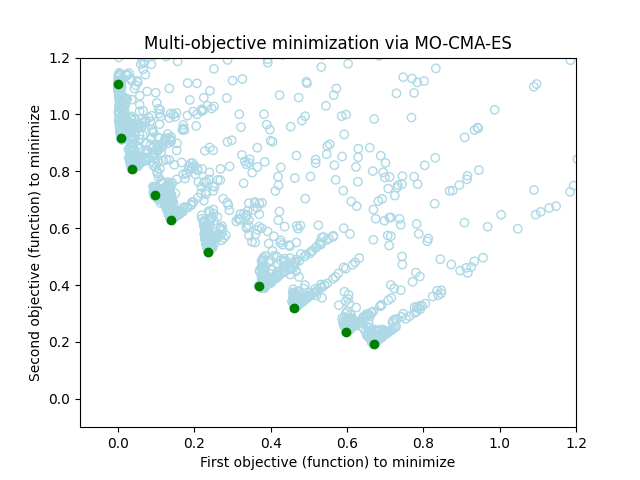

This chart was generated by the following Python code:
import numpy

from deap import algorithms
from deap import base
from deap import benchmarks
from deap.benchmarks.tools import hypervolume
from deap import cma
from deap import creator
from deap import tools

# Problem size
N = 5

# ZDT1, ZDT2, DTLZ2
MIN_BOUND = numpy.zeros(N)
MAX_BOUND = numpy.ones(N)
EPS_BOUND = 2.e-5

# Kursawe
# MIN_BOUND = numpy.zeros(N) - 5
# MAX_BOUND = numpy.zeros(N) + 5

creator.create("FitnessMin", base.Fitness, weights=(-1.0, -1.0))
creator.create("Individual", list, fitness=creator.FitnessMin)

def distance(feasible_ind, original_ind):
    """A distance function to the feasibility region."""
    return sum((f - o)**2 for f, o in zip(feasible_ind, original_ind))

def closest_feasible(individual):
    """A function returning a valid individual from an invalid one."""
    feasible_ind = numpy.array(individual)
    feasible_ind = numpy.maximum(MIN_BOUND, feasible_ind)
    feasible_ind = numpy.minimum(MAX_BOUND, feasible_ind)
    return feasible_ind

def valid(individual):
    """Determines if the individual is valid or not."""
    if any(individual < MIN_BOUND) or any(individual > MAX_BOUND):
        return False
    return True

def close_valid(individual):
    """Determines if the individual is close to valid."""
    if any(individual < MIN_BOUND-EPS_BOUND) or any(individual > MAX_BOUND+EPS_BOUND):
        return False
    return True

toolbox = base.Toolbox()
toolbox.register("evaluate", benchmarks.zdt1)
toolbox.decorate("evaluate", tools.ClosestValidPenalty(valid, closest_feasible, 1.0e+6, distance))

def main():
    # The cma module uses the numpy random number generator
    # numpy.random.seed(128)

    MU, LAMBDA = 10, 10
    NGEN = 500
    verbose = True
    create_plot = True

    # The MO-CMA-ES algorithm takes a full population as argument
    population = [creator.Individual(x) for x in (numpy.random.uniform(0, 1, (MU, N)))]

    for ind in population:
        ind.fitness.values = toolbox.evaluate(ind)

    strategy = cma.StrategyMultiObjective(population, sigma=1.0, mu=MU, lambda_=LAMBDA)
    toolbox.register("generate", strategy.generate, creator.Individual)
    toolbox.register("update", strategy.update)

    stats = tools.Statistics(lambda ind: ind.fitness.values)
    stats.register("min", numpy.min, axis=0)
    stats.register("max", numpy.max, axis=0)

    logbook = tools.Logbook()
    logbook.header = ["gen", "nevals"] + (stats.fields if stats else [])

    fitness_history = []

    for gen in range(NGEN):
        # Generate a new population
        population = toolbox.generate()

        # Evaluate the individuals
        fitnesses = toolbox.map(toolbox.evaluate, population)
        for ind, fit in zip(population, fitnesses):
            ind.fitness.values = fit
            fitness_history.append(fit)

        # Update the strategy with the evaluated individuals
        toolbox.update(population)

        record = stats.compile(population) if stats is not None else {}
        logbook.record(gen=gen, nevals=len(population), **record)
        if verbose:
            print(logbook.stream)

    if verbose:
        print("Final population hypervolume is %f" % hypervolume(strategy.parents, [11.0, 11.0]))

        # Note that we use a penalty to guide the search to feasible solutions,
        # but there is no guarantee that individuals are valid.
        # We expect the best individuals will be within bounds or very close.
        num_valid = 0
        for ind in strategy.parents:
            dist = distance(closest_feasible(ind), ind)
            if numpy.isclose(dist, 0.0, rtol=1.e-5, atol=1.e-5):
                num_valid += 1
        print("Number of valid individuals is %d/%d" % (num_valid, len(strategy.parents)))

        print("Final population:")
        print(numpy.asarray(strategy.parents))

    if create_plot:
        interactive = True
        if not interactive:
            import matplotlib as mpl_tmp
            mpl_tmp.use('Agg')   # Force matplotlib to not use any Xwindows backend.
        import matplotlib.pyplot as plt

        fig = plt.figure()
        plt.title("Multi-objective minimization via MO-CMA-ES")
        plt.xlabel("First objective (function) to minimize")
        plt.ylabel("Second objective (function) to minimize")

        # Limit the scale because our history values include the penalty.
        plt.xlim((-0.1, 1.20))
        plt.ylim((-0.1, 1.20))

        # Plot all history. Note the values include the penalty.
        fitness_history = numpy.asarray(fitness_history)
        plt.scatter(fitness_history[:,0], fitness_history[:,1],
            facecolors='none', edgecolors="lightblue")

        valid_front = numpy.array([ind.fitness.values for ind in strategy.parents if close_valid(ind)])
        invalid_front = numpy.array([ind.fitness.values for ind in strategy.parents if not close_valid(ind)])

        if len(valid_front) > 0:
            plt.scatter(valid_front[:,0], valid_front[:,1], c="g")
        if len(invalid_front) > 0:
            plt.scatter(invalid_front[:,0], invalid_front[:,1], c="r")

        if interactive:
            plt.show()
        else:
            print("Writing cma_mo.png")
            plt.savefig("cma_mo.png")

    return strategy.parents


if __name__ == "__main__":
    solutions = main()